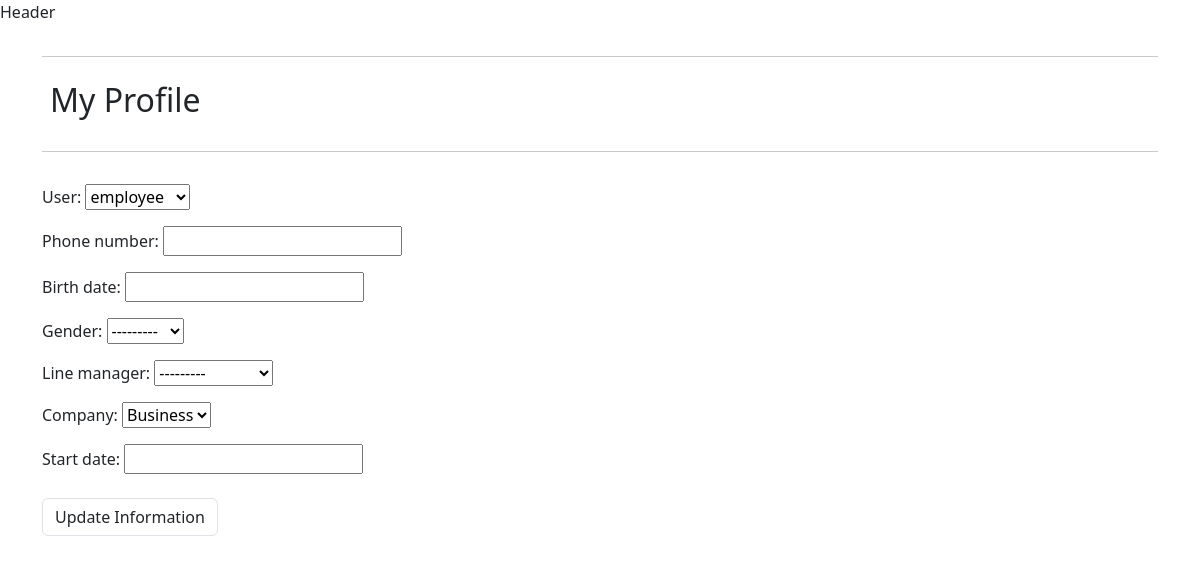
/profile/ (signed in), run on an earlier commit of the app's database.
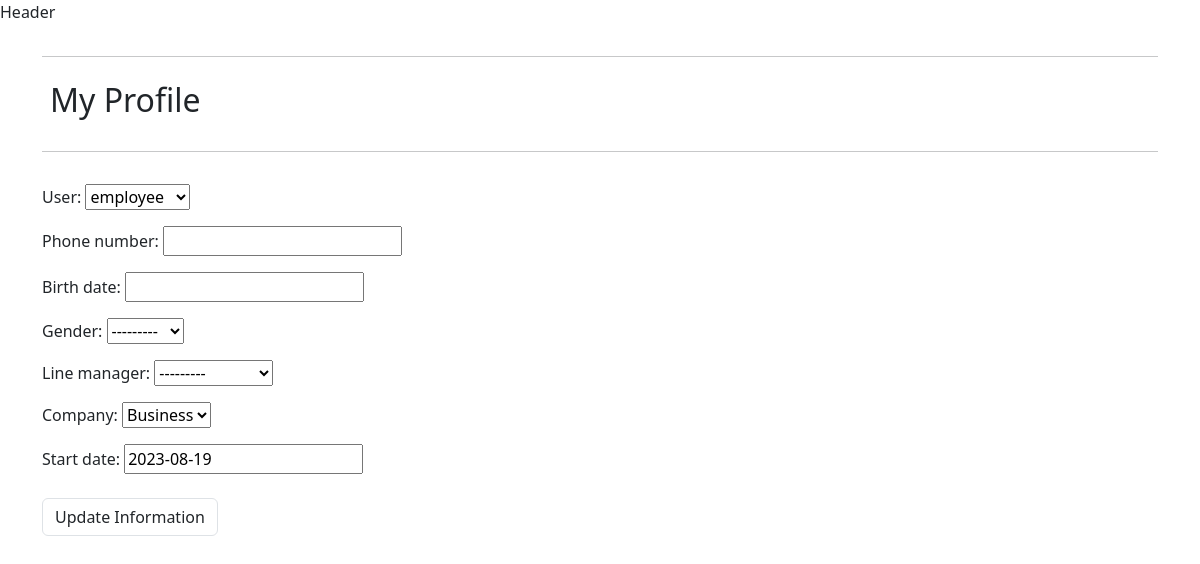
And on a later commit of the database.
### employees/models.py (models this page shows, shortened)
class EmployeeProfile(models.Model):
    APPROVE_CHOICES = ((0, 'Pending'), (1, 'Approved'))
    GENDER_CHOICES = (('M', _('Male')), ('F', _('Female')))
    user = models.ForeignKey(User, on_delete=models.CASCADE)
    phone_number = models.IntegerField(blank=True, null=True)
    birth_date = models.DateField(blank=True, null=True)
    gender = models.CharField(max_length=1, choices=GENDER_CHOICES,blank=True, null=True)
    job_role = models.ForeignKey(JobRole,on_delete=models.CASCADE, blank=True, null=True)
    line_manager = models.ForeignKey(ManagerProfile, on_delete=models.CASCADE, blank=True, null=True,related_name="%(app_label)s_%(class)s_line_manager")
    approved = models.BooleanField(choices=APPROVE_CHOICES, default=0)
    company = models.ForeignKey(Business, on_delete=models.CASCADE, blank=True, null=True)
    start_date = models.DateField(default=None, blank=True, null=True)
    end_date = models.DateField(null=True, blank=True)

### employees/views.py (the view)
# urls.py: path('profile/', views.employee_profile, name='profile'),
@login_required
def employee_profile(request):
    employee = get_object_or_404(EmployeeProfile, user=request.user)
    if request.method == 'POST':
        form = EmployeeProfileForm(request.POST, instance=employee)
        if form.is_valid():
            form.save()
            messages.success(
                request, 'Your profile information has been updated!')
    else:
        form = EmployeeProfileForm(instance=employee)
    template = 'profile.html'
    context= {
        'form': form,
        'employee': employee,
    }
    return render(request, template, context)

### employees/forms.py
class EmployeeProfileForm(forms.ModelForm):
    class Meta:
        model = EmployeeProfile
        fields = ('user', 'phone_number', 'birth_date', 'gender', 'line_manager', 'company', 'start_date', )
        exclude = ('approved', )

### manager/models.py (called while the page is built)
    def __str__(self):
        return self.business_name

    def __str__(self):
        return self.user.first_name + " " + self.user.last_name

### employees/templates/profile.html (shortened to what this page needs)
{% extends "base.html" %}
{% load static %}
{% block content %}
<div class="container">
    <div class="row">
        <div class="col">
            <hr>
            <h2 class="text p-2 mb-4">My Profile</h2>
            <hr>
        </div>
        {% if employee.approved == False %}
        <div class="row">
        <p> Your account has NOT been approved yet. Please contact with your manager</p>
        </div>
        {% else %}
    </div>
    <div class="row">
        <div class="col-12 col-lg-6">
            <form class="mt-3 profile-update-form text" action="{% url 'profile' %}" method="POST"
                id="profile-update-form">
                {{ form.as_p }}
                <button class="btn rounded-2 text float-right border mt-2">Update Information</button>
            </form>
        </div>
        {% endif %}
{% endblock %}

What changed in the data, as far as the page shows it:
changed EmployeeProfile "Business": start_date (not shown) → "2023-08-19"
